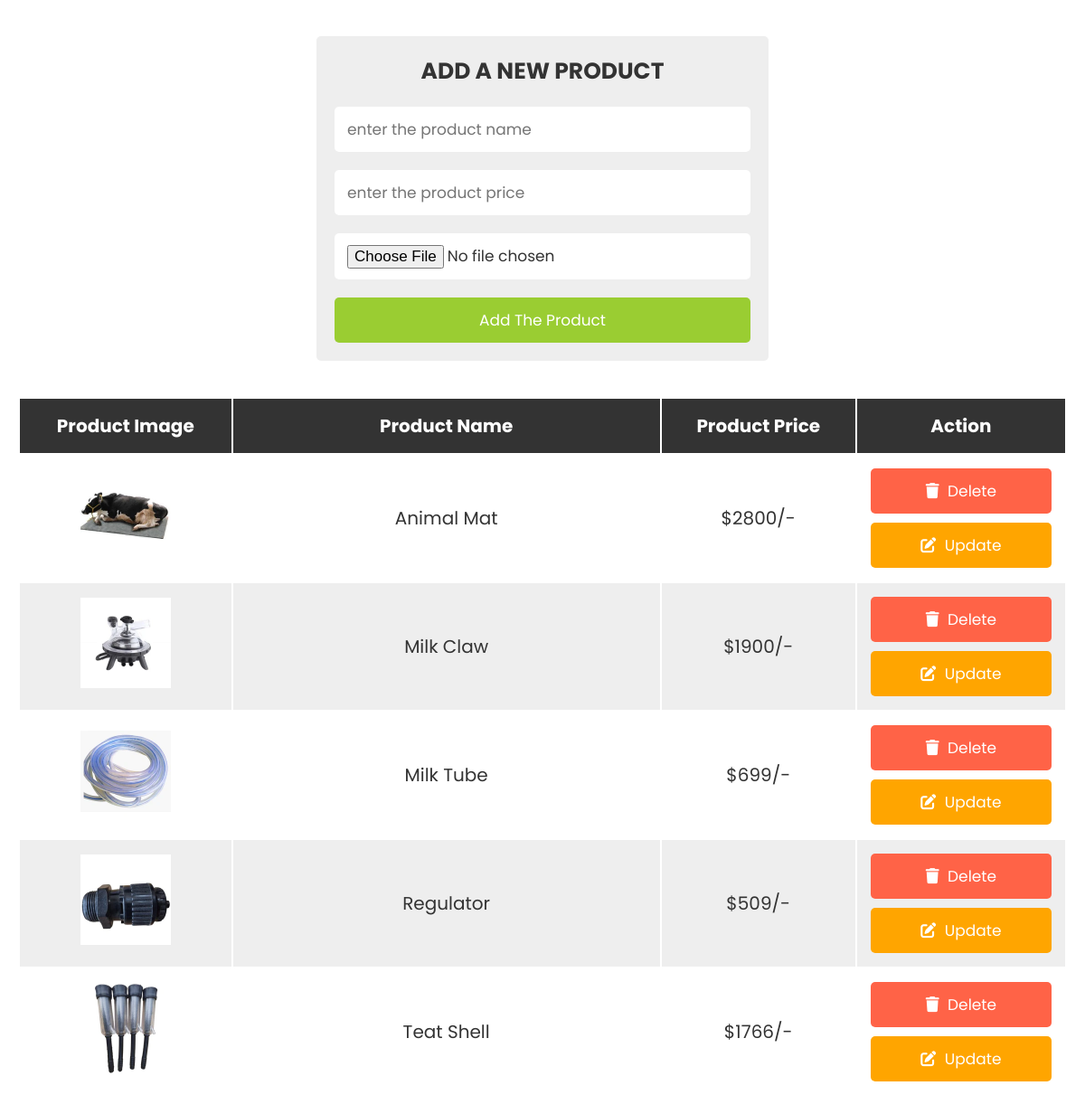
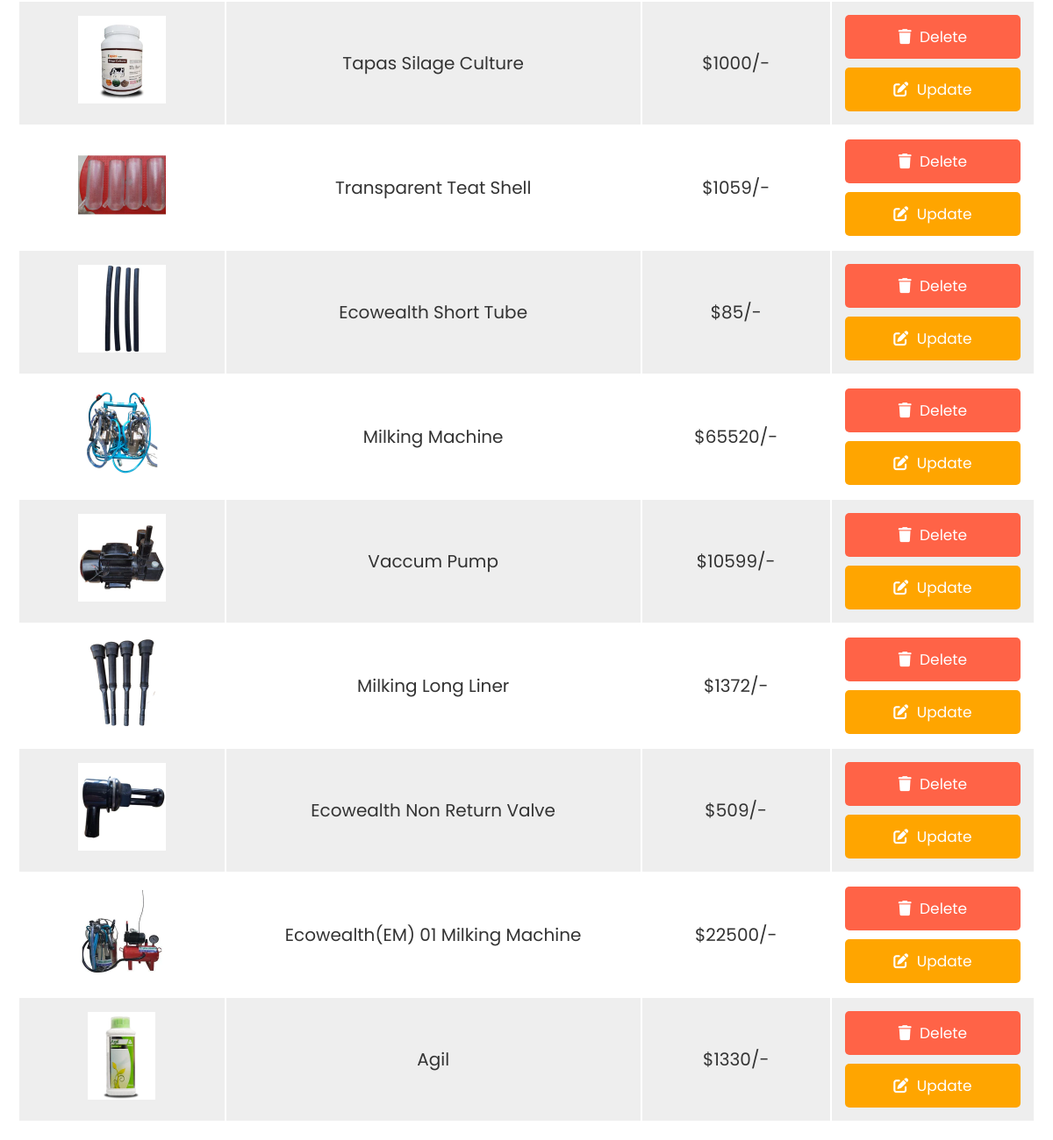
Screenshot of /AgrihutUI/buyer/admin.php with the database file from the repository (2 pictures, top to bottom).
### tables this page shows
CREATE TABLE `animal_husbandry` (
  `id` int(10) NOT NULL,
  `name` varchar(255) NOT NULL,
  `price` double NOT NULL,
  `image` varchar(255) NOT NULL
);

### AgrihutUI/buyer/admin.php (the view, shortened to what this page needs)
<?php
@include 'config.php';
?>
<!DOCTYPE html>
<html lang="en">
<head>
   <link rel="stylesheet" href="https://cdnjs.cloudflare.com/ajax/libs/font-awesome/6.0.0/css/all.min.css">
   <link rel="stylesheet" href="css/style.css">
</head>
<body>
<div class="container">
<section>
<form action="" method="post" class="add-product-form" enctype="multipart/form-data">
   <h3>add a new product</h3>
   <input type="text" name="p_name" placeholder="enter the product name" class="box" required>
   <input type="number" name="p_price" min="0" placeholder="enter the product price" class="box" required>
   <input type="file" name="p_image" accept="image/png, image/jpg, image/jpeg" class="box" required>
   <input type="submit" value="add the product" name="add_product" class="btn">
</form>
</section>
<section class="display-product-table">
   <table>
      <thead>
         <th>product image</th>
         <th>product name</th>
         <th>product price</th>
         <th>action</th>
      </thead>
      <tbody>
         <?php
            $select_products = mysqli_query($conn, "SELECT * FROM `animal_husbandry`");
            if(mysqli_num_rows($select_products) > 0){
               while($row = mysqli_fetch_assoc($select_products)){
         ?>
         <tr>
            <td><img src="uploaded_img/<?php echo $row['image']; ?>" height="100" alt=""></td>
            <td><?php echo $row['name']; ?></td>
            <td>$<?php echo $row['price']; ?>/-</td>
            <td>
               <a href="admin.php?delete=<?php echo $row['id']; ?>" class="delete-btn" onclick="return confirm('are your sure you want to delete this?');"> <i class="fas fa-trash"></i> delete </a>
               <a href="admin.php?edit=<?php echo $row['id']; ?>" class="option-btn"> <i class="fas fa-edit"></i> update </a>
            </td>
         </tr>
         <?php
            };
            }else{
               echo "<div class='empty'>no product added</div>";
            };
         ?>
      </tbody>
   </table>
</section>
</div>
</body>
</html>

### AgrihutUI/buyer/css/style.css (style rules this page uses)
:root { --yellowgreen:yellowgreen; --red:tomato; --orange:orange; --black:#333; --white:#fff; --bg-color:#eee; --dark-bg:rgba(0,0,0,.7); --box-shadow:0 .5rem 1rem rgba(0,0,0,.1); --border:.1rem solid #999; }
* { font-family: 'Poppins', sans-serif; margin:0; padding:0; box-sizing: border-box; outline: none; border:none; text-decoration: none; text-transform: capitalize; }
html { font-size: 62.5%; overflow-x: hidden; }
.container { max-width: 1200px; margin:0 auto; }
section { padding:2rem; }
.btn, .option-btn, .delete-btn { display: block; width: 100%; text-align: center; background-color: var(--yellowgreen); color:var(--white); font-size: 1.7rem; padding:1.2rem 3rem; border-radius: .5rem; cursor: pointer; margin-top: 1rem; }
.option-btn i, .delete-btn i { padding-right: .5rem; }
.option-btn { background-color: var(--orange); }
.delete-btn { margin-top: 0; background-color: var(--red); }
.add-product-form { max-width: 50rem; background-color: var(--bg-color); border-radius: .5rem; padding:2rem; margin:0 auto; margin-top: 2rem; }
.add-product-form h3 { font-size: 2.5rem; margin-bottom: 1rem; color:var(--black); text-transform: uppercase; text-align: center; }
.add-product-form .box { text-transform: none; padding:1.2rem 1.4rem; font-size: 1.7rem; color:var(--black); border-radius: .5rem; background-color: var(--white); margin:1rem 0; width: 100%; }
.display-product-table table { width: 100%; text-align: center; }
.display-product-table table thead th { padding:1.5rem; font-size: 2rem; background-color: var(--black); color:var(--white); }
.display-product-table table td { padding:1.5rem; font-size: 2rem; color:var(--black); }
.display-product-table table td:first-child { padding:0; }
.display-product-table table tr:nth-child(even) { background-color: var(--bg-color); }

### rows the page displays
animal_husbandry: image (picture), name "Animal Mat", price "2800"
animal_husbandry: image (picture), name "Milk Claw", price "1900"
animal_husbandry: image (picture), name "Milk Tube", price "699"
animal_husbandry: image (picture), name "Regulator", price "509"
animal_husbandry: image (picture), name "Teat Shell", price "1766"
animal_husbandry: shows a picture, name "Tapas Silage Culture", price "1000"
animal_husbandry: image (picture), name "Transparent Teat Shell", price "1059"
animal_husbandry: image (picture), name "Ecowealth Short Tube", price "85"
animal_husbandry: image (picture), name "Milking Machine", price "65520"
animal_husbandry: image (picture), name "Vaccum Pump", price "10599"
animal_husbandry: image (picture), name "Milking Long Liner", price "1372"
animal_husbandry: image (picture), name "Ecowealth Non Return Valve", price "509"
animal_husbandry: image (picture), name "Ecowealth(EM) 01 Milking Machine", price "22500"
animal_husbandry: image (picture), name "Agil", price "1330"
